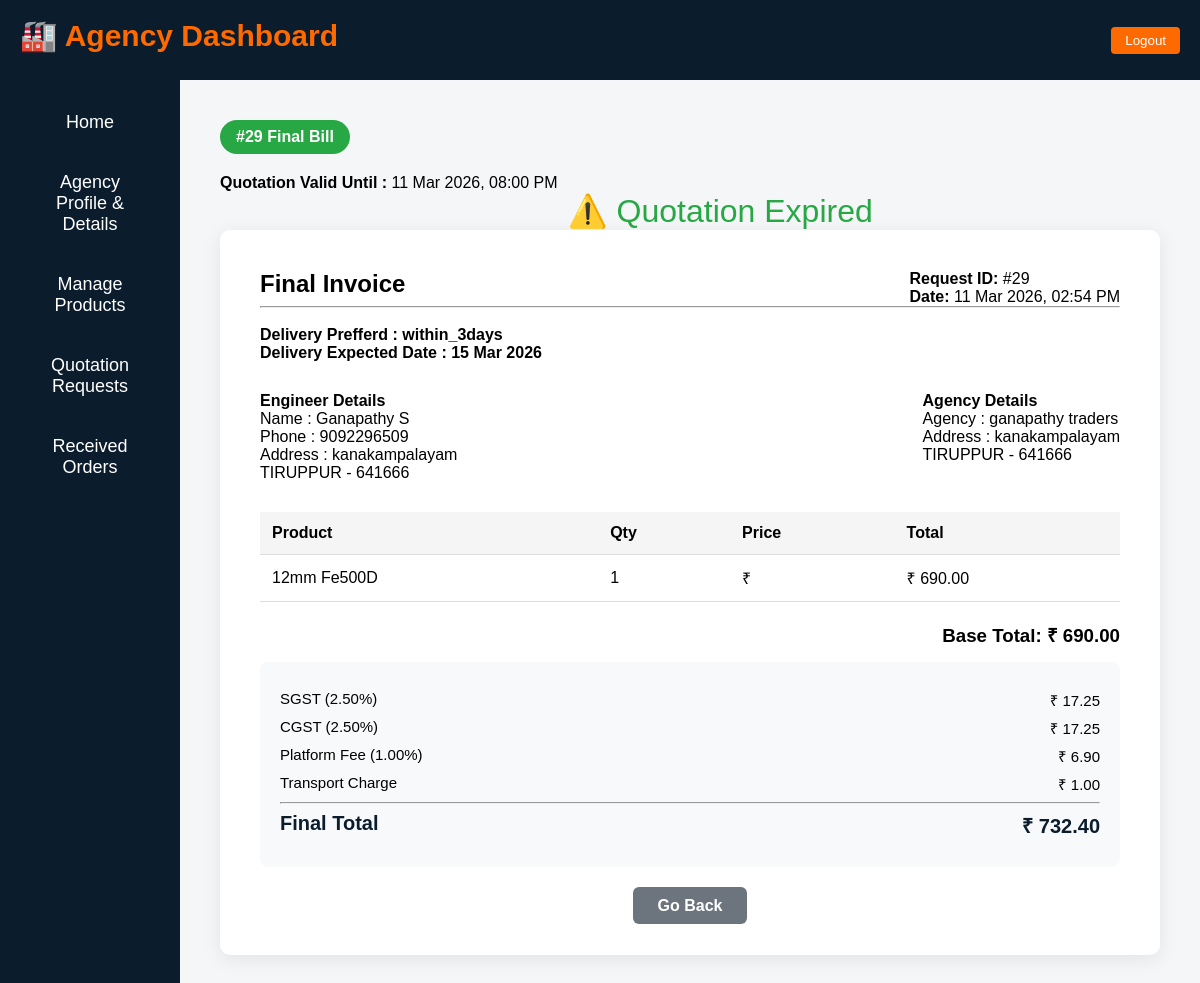
Page /agency/show-final-bill/29/ (signed in) on the committed database.
### Construct/models.py (models this page shows, shortened)
class QuotationRequest(models.Model):
    site = models.ForeignKey(
        ConstructionSite,
        on_delete=models.CASCADE
    )
    engineer = models.ForeignKey(
        User,
        on_delete=models.CASCADE
    )
    agency = models.ForeignKey(
        AgencyProfile,
        on_delete=models.CASCADE,
        null=True,
        blank=True
    )
    request_note = models.TextField()
    DELIVERY_CHOICES = [
("urgent","Urgent (1-2 days)"),
("3days","Within 3 days"),
("7days","Within 1 week"),
("flexible","Flexible"),
]
    delivery_preference = models.CharField(
    max_length=20,
    choices=DELIVERY_CHOICES ,default="flexible"
)
    expected_delivery_date = models.DateField(
    default=timezone.now
)
    estimated_total = models.DecimalField(
        max_digits=12,
        decimal_places=2
    )
    created_at = models.DateTimeField(auto_now_add=True)
    STATUS_CHOICES = [
        ("Requested", "Requested"),
        ("Approved", "Approved"),
        ("Rejected", "Rejected"),
        ("Expired","Expired"),
        ("MOVED_For_Order", "Converted To Order"),  # 🔥 add this
    ]
    status = models.CharField(
        max_length=20,
        choices=STATUS_CHOICES,
        default="Requested"
    )
    def default_valid_until():
        now = timezone.localtime()
        today_8pm = now.replace(
        hour=20,
        minute=0,
        second=0,
        microsecond=0
    )
        if now > today_8pm:
            today_8pm = today_8pm + timedelta(days=1)
        return today_8pm
    quotation_valid_until = models.DateTimeField(
    default=default_valid_until
)

class EstimatedQuotation(models.Model):
    quotation = models.OneToOneField(
        QuotationRequest,
        on_delete=models.CASCADE,
        related_name="final_estimate"
    )
    base_total = models.DecimalField(max_digits=12, decimal_places=2)
    transport_charge = models.DecimalField(max_digits=10, decimal_places=2)
    cgst_percent = models.DecimalField(max_digits=5, decimal_places=2)
    sgst_percent = models.DecimalField(max_digits=5, decimal_places=2)
    platform_fee_percent = models.DecimalField(max_digits=5, decimal_places=2)
    cgst_amount = models.DecimalField(max_digits=10, decimal_places=2)
    sgst_amount = models.DecimalField(max_digits=10, decimal_places=2)
    platform_fee_amount = models.DecimalField(max_digits=10, decimal_places=2)
    final_total = models.DecimalField(max_digits=12, decimal_places=2)
    created_at = models.DateTimeField(auto_now_add=True)

class Engineerprofile(models.Model):
    user = models.OneToOneField(
        User,
        on_delete=models.CASCADE,
        related_name="engineer_profile"
    )
    email = models.EmailField(null=False, blank=False)
    DEGREE_CHOICES = [
        ('BE', 'BE'),
        ('ME', 'ME'),
        ('MTech', 'BTech'),
        ('MTech', 'MTech'),
        ('Diploma', 'Diploma'),
        ('PhD', 'PhD'),
        ('Others', 'Others'),
    ]
    degree = models.CharField(
        max_length=20,
        choices=DEGREE_CHOICES,
        null=False,
        blank=False
    )
    other_degree = models.CharField(
        max_length=100,
        null=False,
        blank=False
    )
    college_name = models.CharField(
        max_length=255,
        null=False,
        blank=False
    )
    clg_district = models.CharField(
        max_length=100,
        null=False,
        blank=False
    )
    degree_certificate = models.FileField(
        upload_to='engineer_certificates/',
        null=False,
        blank=False
    )
    full_name = models.CharField(
        max_length=150,
        null=False,
        blank=False
    )
    age = models.PositiveIntegerField(
        null=False,
        blank=False
    )
    GENDER_CHOICES = [
        ('Male', 'Male'),
        ('Female', 'Female'),
        ('Other', 'Other'),
    ]
    gender = models.CharField(
        max_length=10,
        choices=GENDER_CHOICES,
        null=False,
        blank=False
    )
    date_of_birth = models.DateField(
        null=False,
        blank=False
    )
    phone_number = models.CharField(
        max_length=10,
        unique=True,
        null=False,
        blank=False
    )
    address = models.TextField(
        null=False,
        blank=False
    )
    district = models.CharField(
        max_length=100,
        null=False,
        blank=False
    )
    state = models.CharField(
        max_length=100,
        null=False,
        blank=False
    )
    pincode = models.CharField(
        max_length=10,
        null=False,
        blank=False
    )
    terms_accepted = models.BooleanField(default=False)
    created_at = models.DateTimeField(auto_now_add=True)
    updated_at = models.DateTimeField(auto_now=True)

class ConstructionSite(models.Model):
    SITE_CATEGORY_CHOICES = [
        ('house', 'House'),
        ('building', 'Building'),
        ('flats', 'Flats'),
        ('commercial', 'Commercial Stores'),
        ('others', 'Others'),
    ]
    engineer = models.ForeignKey( User,
        on_delete=models.CASCADE,
        related_name="engineer_sites"
    )
    site_name = models.CharField(max_length=200)
    category = models.CharField(
        max_length=20,
        choices=SITE_CATEGORY_CHOICES
    )
    other_category = models.CharField(
    max_length=100,
    null=True,
    blank=True
)
    total_sqft = models.FloatField()
    site_map = models.FileField(
    upload_to='site_maps/',
    null=True,
    blank=True
)
    blueprint_file = models.FileField(
    upload_to='site_blueprints/',
    null=True,
    blank=True
)
    building_area_sqft = models.FloatField()
    approximate_budget = models.DecimalField(
        max_digits=12,
        decimal_places=2
    )
    start_date = models.DateField()
    end_date = models.DateField()
    STATUS_CHOICES = [
    ('Planning', 'Planning'),
    ('Started', 'Started'),
    ('Ongoing', 'Ongoing'),
    ('NearComplete', 'Near To Complete'),
    ('Completed', 'Completed'),
    ('HandedOver', 'Handed Over'),
]
    status = models.CharField(
    max_length=20,
    choices=STATUS_CHOICES,
    default='Planning'
)
    description = models.TextField(blank=True)
    site_address = models.TextField()
    site_district = models.CharField(max_length=100)
    site_state = models.CharField(max_length=100)
    site_pincode = models.CharField(max_length=10)
    created_at = models.DateTimeField(default=timezone.now)

class AgencyProfile(models.Model):
    user = models.OneToOneField(
        User,
        on_delete=models.CASCADE,
        related_name="agency_profile"
    )
    company_name = models.CharField(max_length=255)
    gst_number = models.CharField(max_length=50)
    gst_certificate = models.FileField(
        upload_to="agency_gst_certificates/"
    )
    company_phone = models.CharField(
        max_length=15,
        unique=True
    )
    company_address = models.TextField()
    company_district = models.CharField(max_length=100)
    company_state = models.CharField(max_length=100)
    company_pincode = models.CharField(max_length=6)
    owner_name = models.CharField(max_length=150)
    owner_email = models.EmailField()
    owner_phone = models.CharField(
        max_length=15,
        unique=True
    )
    GENDER_CHOICES = [
        ('Male', 'Male'),
        ('Female', 'Female'),
        ('Other', 'Other'),
    ]
    gender = models.CharField(
        max_length=10,
        choices=GENDER_CHOICES
    )
    owner_age = models.PositiveIntegerField()
    owner_dob = models.DateField()
    owner_address = models.TextField()
    owner_district = models.CharField(max_length=100)
    owner_state = models.CharField(max_length=100)
    owner_pincode = models.CharField(max_length=6)
    status = models.CharField(
        max_length=20,
        default="approved"
    )
    approved_at = models.DateTimeField(
        default=timezone.localtime
    )
    terms_accepted = models.BooleanField(default=False)
    created_at = models.DateTimeField(auto_now_add=True)
    updated_at = models.DateTimeField(auto_now=True)

class FinalQuotationItem(models.Model):
    final_estimate = models.ForeignKey(
        EstimatedQuotation,
        on_delete=models.CASCADE,
        related_name="final_items"
    )
    product_name = models.CharField(max_length=200)
    weight_or_size = models.CharField(max_length=100)
    quantity = models.PositiveIntegerField()
    final_price = models.DecimalField(max_digits=10, decimal_places=2)
    def total_price(self):
        return self.final_price * self.quantity

### Construct/views.py (the view)
@login_required
def agency_show_final_bill(request, quotation_id):
    quotation = get_object_or_404(
        QuotationRequest,
        id=quotation_id,
        agency=request.user.agency_profile   # 🔥 important
    )
    final_estimate = get_object_or_404(
        EstimatedQuotation,
        quotation=quotation
    )
    return render(
        request,
        "agency_side/show_final_bill.html",
        {
            "quotation": quotation,
            "final_estimate": final_estimate
        }
    )

### templates/agency_side/show_final_bill.html (shortened to what this page needs)
{% extends "agency_side/agency_dashboard.html" %}
{% load static %}
{% block content %}
<div class="quote-badge"> #{{ quotation.id }} Final Bill</div>
    <div class="validity-box">
  <strong>Quotation Valid Until :</strong>
  {{ quotation.quotation_valid_until|date:"d M Y, h:i A" }}
</div>
<div id="countdown" class="countdown-timer"></div>
<div class="invoice-container">
  <div class="invoice-header">
    <div>
      <h2>Final Invoice</h2>
    </div>
    <div>
      <p><strong>Request ID:</strong> #{{ quotation.id }}</p>
      <p><strong>Date:</strong> {{ quotation.final_estimate.created_at|date:"d M Y, h:i A" }}</p>
    </div>
  </div>
  <hr>
  <br>
  <div class="delivery_det">
    <h4>Delivery Prefferd :       {{ quotation.get_delivery_preference_display }}</h4>
    <h4> Delivery Expected Date : {{ quotation.expected_delivery_date|date:"d M Y" }}</h4>  </div>
  <div class="details-section">
    <div>
      <h4>Engineer Details</h4>
      <p>Name : {{ quotation.engineer.engineer_profile.full_name }}</p>
      <p>Phone : {{ quotation.engineer.engineer_profile.phone_number }}</p>
      <p>Address : {{ quotation.site.site_address }}</p>
      <p>{{ quotation.site.site_district }} - {{ quotation.site.site_pincode }}</p>
    </div>
    <div>
      <h4>Agency Details</h4>
      <p>Agency : {{ quotation.agency.company_name }}</p>
      <p>Address : {{ quotation.agency.company_address }}</p>
      <p>{{ quotation.agency.company_district }} - {{ quotation.agency.company_pincode }}</p>
    </div>
  </div>
  <table class="invoice-table">
    <thead>
      <tr>
        <th>Product</th>
        <th>Qty</th>
        <th>Price</th>
        <th>Total</th>
      </tr>
    </thead>
    <tbody>
      {% for item in final_estimate.final_items.all %}
      <tr>
        <td>{{ item.product_name }}</td>
        <td>{{ item.quantity }}</td>
        <td>₹ {{ item.price }}</td>
        <td>₹ {{ item.total_price }}</td>
      </tr>
      {% endfor %}
    </tbody>
  </table>
  <div class="total-box">
    <h3>Base Total: ₹ {{ quotation.final_estimate.base_total }}</h3>
    <div class="breakdown-box">
      <div class="line">
        <span>SGST ({{ quotation.final_estimate.sgst_percent }}%)</span>
        <span>₹ {{ quotation.final_estimate.sgst_amount }}</span>
      </div>
      <div class="line">
        <span>CGST ({{ quotation.final_estimate.cgst_percent }}%)</span>
        <span>₹ {{ quotation.final_estimate.cgst_amount }}</span>
      </div>
      <div class="line">
        <span>Platform Fee ({{ quotation.final_estimate.platform_fee_percent }}%)</span>
        <span>₹ {{ quotation.final_estimate.platform_fee_amount }}</span>
      </div>
      <div class="line">
        <span>Transport Charge</span>
        <span>₹ {{ quotation.final_estimate.transport_charge }}</span>
      </div>
      <hr>
      <div class="line final-line">
        <span>Final Total</span>
        <span>₹ {{ quotation.final_estimate.final_total }}</span>
      </div>
    </div>
  </div>
  <div class="back-section">
    <a href="{% url 'manage_requested_replies' %}"
       class="back-btn">
       Go Back
    </a>
  </div>
</div>
{% endblock %}

### templates/agency_side/agency_dashboard.html (style rules this page uses)
* { margin: 0; padding: 0; box-sizing: border-box; font-family: "Oswald", sans-serif; }

### templates/agency_side/show_final_bill.html (style rules this page uses)
.quote-badge { background:#28a745; padding:8px 16px; display:inline-block; font-weight:bold; border-radius:20px; margin-bottom:20px; color:#fff; }
.invoice-container { background:#fff; padding:40px; border-radius:10px; box-shadow:0 4px 20px rgba(0,0,0,0.08); }
.invoice-header { display:flex; justify-content:space-between; }
.details-section { display:flex; justify-content:space-between; margin:30px 0; }
.invoice-table { width:100%; border-collapse:collapse; margin-top:20px; }
.invoice-table th, .invoice-table td { border-bottom:1px solid #ddd; padding:12px; text-align:left; }
.invoice-table th { background:#f5f5f5; }
.total-box { text-align:right; margin-top:20px; }
.breakdown-box { margin-top:15px; background:#f8f9fa; padding:20px; border-radius:8px; }
.line { display:flex; justify-content:space-between; margin:8px 0; font-size:15px; }
.final-line { font-size:20px; font-weight:bold; color:#0b1c2d; }
.back-section { margin-top:30px; text-align:center; }
.back-btn { background:#6c757d; color:#fff; padding:10px 25px; border-radius:6px; text-decoration:none; font-weight:600; }
.countdown-timer { font-size: xx-large; margin-left: 37%; color: #28a745; }

### rows in the picture
QuotationRequest: id "29", quotation_valid_until "11 Mar 2026, 08:00 PM", final_estimate.created_at "11 Mar 2026, 02:54 PM", delivery_preference "within_3days", expected_delivery_date "15 Mar 2026", engineer.engineer_profile.full_name "Ganapathy S", engineer.engineer_profile.phone_number "9092296509", site.site_address "kanakampalayam", site.site_district "TIRUPPUR", site.site_pincode "641666", agency.company_name "ganapathy traders", agency.company_address "kanakampalayam", agency.company_district "TIRUPPUR", agency.company_pincode "641666", final_estimate.base_total "690.00", final_estimate.sgst_percent "2.50", final_estimate.sgst_amount "17.25", final_estimate.cgst_percent "2.50", final_estimate.cgst_amount "17.25", final_estimate.platform_fee_percent "1.00", final_estimate.platform_fee_amount "6.90", final_estimate.transport_charge "1.00", final_estimate.final_total "732.40"
FinalQuotationItem: product_name "12mm Fe500D", quantity "1", total_price "690.00"
